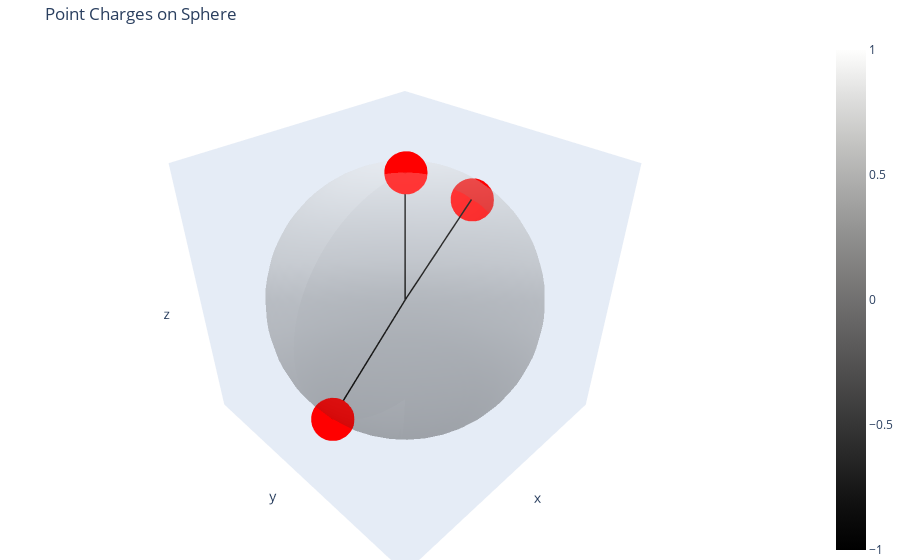

Write notebook code for a chart like this one.
### Code cell
# Model is intended for n-charge same sign systems constrained to a sphere's surface
import numpy as np
import plotly.graph_objects as go
from scipy.optimize import minimize

R = 1  # Radius of sphere

def potential_energy(coords, q_vals):
    n = len(q_vals)
    theta = coords[:n]
    phi = coords[n:]

    x = np.sin(theta) * np.cos(phi)
    y = np.sin(theta) * np.sin(phi)
    z = np.cos(theta)

    U = 0
    epsilon = 1e-8  # Prevents dividing by zero
    for i in range(n):
        for j in range(i + 1, n):
            dx = x[i] - x[j]
            dy = y[i] - y[j]
            dz = z[i] - z[j]
            r = np.sqrt(dx**2 + dy**2 + dz**2) + epsilon
            U += q_vals[i] * q_vals[j] / r
    return U

def spherical_to_cartesian(theta, phi):
    x = R * np.sin(theta) * np.cos(phi)
    y = R * np.sin(theta) * np.sin(phi)
    z = R * np.cos(theta)
    return x, y, z

def compute_angles(x, y, z):
    n = len(x)
    angles = []
    for i in range(n):
        for j in range(i + 1, n):
            dot = x[i]*x[j] + y[i]*y[j] + z[i]*z[j]
            dot = np.clip(dot, -1.0, 1.0)
            angle = np.degrees(np.arccos(dot))
            angles.append((i+1, j+1, angle))
    return angles

def plot_charges(x, y, z):
    fig = go.Figure()

    # Draw the sphere
    u, v = np.mgrid[0:np.pi:40j, 0:2*np.pi:40j]
    xs = R * np.sin(u) * np.cos(v)
    ys = R * np.sin(u) * np.sin(v)
    zs = R * np.cos(u)
    
    # Add the sphere
    fig.add_trace(go.Surface(
        x=xs, y=ys, z=zs, colorscale='gray', opacity=0.2
    ))

    # Add the charges
    fig.add_trace(go.Scatter3d(
        x=x, y=y, z=z, mode='markers',
        marker=dict(size=15, color='red')  # Increase size of the charge dots
    ))

    # Add black lines from the center to each charge
    for i in range(len(x)):
        fig.add_trace(go.Scatter3d(
            x=[0, x[i]], y=[0, y[i]], z=[0, z[i]], 
            mode='lines',
            line=dict(color='black', width=3)  # width
        ))

    # Set plot layout for interactive features
    fig.update_layout(
        scene=dict(
            xaxis=dict(showgrid=False, zeroline=False, showticklabels=False),  # Hide grid and labels
            yaxis=dict(showgrid=False, zeroline=False, showticklabels=False),
            zaxis=dict(showgrid=False, zeroline=False, showticklabels=False),
            bgcolor='rgba(0,0,0,0)',  # Set the scene background to transparent
        ),
        title="Point Charges on Sphere",
        margin=dict(l=0, r=0, b=0, t=40),
        plot_bgcolor='rgba(0,0,0,0)',  # Set the plot background to transparent
        paper_bgcolor='rgba(0,0,0,0)',  # Set the area outside the plot to transparent
        autosize=True, 
        showlegend=False,
    )

    fig.show()

if __name__ == "__main__":
    try:
        n = int(input("Enter the number of point charges (n ≥ 2): "))
        if n < 2:
            raise ValueError("Need at least 2 charges.")

        q_vals = []
        for i in range(n):
            val = float(input(f"Enter value for q{i+1}: "))
            q_vals.append(val)

        # Initial guess
        np.random.seed(0)
        
        # Fix the coordinates for q1 (theta_1 = 0, phi_1 = 0)
        theta_guess = np.zeros(n)
        phi_guess = np.zeros(n)
        if n > 1:
            # For the remaining charges, add a small random perturbation
            theta_guess[1:] = np.linspace(0.2, np.pi - 0.2, n - 1) + np.random.normal(0, 0.05, n - 1)
            phi_guess[1:] = np.linspace(0, 2*np.pi, n - 1, endpoint=False) + np.random.normal(0, 0.1, n - 1)
        
        # Concatenate the guesses for optimization
        initial_guess = np.concatenate([theta_guess, phi_guess])

        # Bounds for theta and phi
        bounds = [(0, np.pi)] + [(0, 2 * np.pi)] + [(0, np.pi)] * (n - 1) + [(0, 2 * np.pi)] * (n - 1)

        # Minimize the potential energy
        result = minimize(potential_energy, initial_guess, args=(q_vals,),
                          method='L-BFGS-B', bounds=bounds)

        if not result.success:
            raise RuntimeError(f"Optimization failed: {result.message}")

        theta_opt = result.x[:n]
        phi_opt = result.x[n:]
        x, y, z = spherical_to_cartesian(theta_opt, phi_opt)

        # Results
        print("\nOptimized angles:")
        for i in range(n):
            print(f"θ{i+1} = {theta_opt[i]:.6f}, φ{i+1} = {phi_opt[i]:.6f}")

        print("\nAngles between each pair of charges:")
        angles = compute_angles(x, y, z)
        for i, j, angle in angles:
            print(f"Angle between charge {i} and {j}: {angle:.2f}°")

        plot_charges(x, y, z)

    except Exception as e:
        print(f"\nError: {e}")

### Figure 1 — Plotly figure (JSON) as saved in the notebook; plotly's stock layout.template omitted (floating-point values rounded to 4 significant figures; data arrays with more than 128 entries replaced by an {"elided": "..."} marker saying what was removed)
{"data": [{"colorscale": [[0, "rgb(0, 0, 0)"], [0.09091, "rgb(16, 16, 16)"], [0.1818, "rgb(38, 38, 38)"], [0.2727, "rgb(59, 59, 59)"], [0.3636, "rgb(81, 80, 80)"], [0.4545, "rgb(102, 101, 101)"], [0.5455, "rgb(124, 123, 122)"], [0.6364, "rgb(146, 146, 145)"], [0.7273, "rgb(171, 171, 170)"], [0.8182, "rgb(197, 197, 195)"], [0.9091, "rgb(224, 224, 223)"], [1, "rgb(254, 254, 253)"]], "opacity": 0.2, "type": "surface", "x": {"elided": "40x40 float values"}, "y": {"elided": "40x40 float values"}, "z": {"elided": "40x40 float values"}}, {"marker": {"color": "red", "size": 15}, "mode": "markers", "type": "scatter3d", "x": [0, 0.8495, -0.8793], "y": [0, 0.1379, -0.1428], "z": [1, -0.5092, 0.4544]}, {"line": {"color": "black", "width": 3}, "mode": "lines", "type": "scatter3d", "x": [0, 0], "y": [0, 0], "z": [0, 1]}, {"line": {"color": "black", "width": 3}, "mode": "lines", "type": "scatter3d", "x": [0, 0.8495], "y": [0, 0.1379], "z": [0, -0.5092]}, {"line": {"color": "black", "width": 3}, "mode": "lines", "type": "scatter3d", "x": [0, -0.8793], "y": [0, -0.1428], "z": [0, 0.4544]}], "layout": {"autosize": true, "margin": {"b": 0, "l": 0, "r": 0, "t": 40}, "paper_bgcolor": "rgba(0,0,0,0)", "plot_bgcolor": "rgba(0,0,0,0)", "scene": {"bgcolor": "rgba(0,0,0,0)", "xaxis": {"showgrid": false, "showticklabels": false, "zeroline": false}, "yaxis": {"showgrid": false, "showticklabels": false, "zeroline": false}, "zaxis": {"showgrid": false, "showticklabels": false, "zeroline": false}}, "showlegend": false, "title": {"text": "Point Charges on Sphere"}}}
